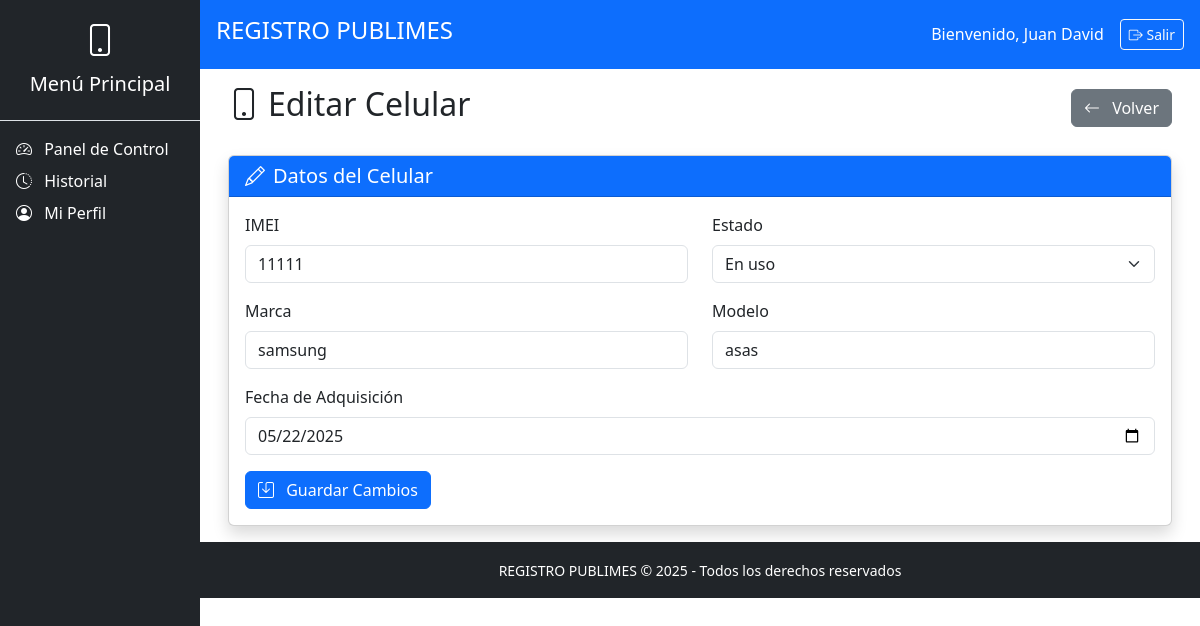
/historial/celulares/1/editar (signed in), run on the app's committed database.
### modelo.py (models this page shows)
class Usuario(db.Model):
    __tablename__ = 'usuario'
    idUsuario = db.Column(db.Integer, primary_key=True)
    nombre = db.Column(db.String(100), nullable=False)
    username = db.Column(db.String(50), unique=True, nullable=False)
    password = db.Column(db.String(255), nullable=False)
    activo = db.Column(db.Boolean, default=True)
    fecha_creacion = db.Column(db.DateTime, default=datetime.utcnow)
    roles = db.relationship('UsuarioRol', back_populates='usuario')
    clientes_asignados = db.relationship('Cliente', back_populates='operador_publimes')
    envios_realizados = db.relationship('EnvioCampania', back_populates='usuario')
    transferencias_supervisor = db.relationship('TransferenciaTelefono', foreign_keys='TransferenciaTelefono.idSupervisorHistorial', back_populates='supervisor_historial')
    transferencias_origen = db.relationship('TransferenciaTelefono', foreign_keys='TransferenciaTelefono.idOperadorPublimes', back_populates='operador_publimes')

class Celular(db.Model):
    __tablename__ = 'celular'
    idCelular = db.Column(db.Integer, primary_key=True)
    imei = db.Column(db.String(20), unique=True, nullable=False)
    marca = db.Column(db.String(50))
    modelo = db.Column(db.String(50))
    fecha_adquisicion = db.Column(db.Date)
    estado = db.Column(db.String(20), default='DISPONIBLE')
    chips = db.relationship('CelularChip', back_populates='celular')
    transferencias = db.relationship('TransferenciaTelefono', back_populates='celular')

### logica/historial.py (the view, shortened to what this page needs)
    @requiere_login
    @requiere_rol('Administrador General', 'Supervisor Historial')
    def editar_celular(self, id):
        celular = Celular.query.get_or_404(id)
        return render_template('historial/editar_celular.html', celular=celular)

### app.py (called while the page is built)
@app.context_processor
def inject_current_year():
    return {'current_year': datetime.now().year}

### decoradores.py (called while the page is built)
def requiere_login(f):
    @wraps(f)
    def decorador(*args, **kwargs):
        if 'id_usuario' not in session:
            flash('Debe iniciar sesión para acceder a esta página', 'danger')
            return redirect(url_for('login.iniciar_sesion'))
        return f(*args, **kwargs)
    return decorador

def requiere_rol(*roles_permitidos):
    def decorador(f):
        @wraps(f)
        def wrapper(*args, **kwargs):
            if 'id_usuario' not in session:
                flash('Autenticación requerida', 'warning')
                return redirect(url_for('login.iniciar_sesion'))
            usuario_actual = Usuario.query.get(session['id_usuario'])
            roles_usuario = {ur.rol.nombreRol for ur in usuario_actual.roles}
            if not roles_usuario.intersection(roles_permitidos):
                flash('No tiene permisos suficientes para esta acción', 'danger')
                return redirect(url_for('login.panel_control'))
            return f(*args, **kwargs)
        return wrapper
    return decorador

### templates/historial/editar_celular.html (shortened to what this page needs)
{% extends "base/base.html" %}
{% block content %}
<div class="container-fluid">
    <div class="d-flex justify-content-between align-items-center mb-4">
        <h2><i class="bi bi-phone me-2"></i>Editar Celular</h2>
        <a href="{{ url_for('control_celulares') }}" class="btn btn-secondary">
            <i class="bi bi-arrow-left me-2"></i> Volver
        </a>
    </div>
    <div class="card shadow">
        <div class="card-header bg-primary text-white">
            <h5 class="mb-0"><i class="bi bi-pencil me-2"></i>Datos del Celular</h5>
        </div>
        <div class="card-body">
            <form method="POST">
                <div class="row mb-3">
                    <div class="col-md-6">
                        <label for="imei" class="form-label">IMEI</label>
                        <input type="text" class="form-control" id="imei" name="imei" value="{{ celular.imei }}" required>
                    </div>
                    <div class="col-md-6">
                        <label for="estado" class="form-label">Estado</label>
                        <select class="form-select" id="estado" name="estado" required>
                            <option value="EN USO" {% if celular.estado == 'EN USO' %}selected{% endif %}>En uso</option>
                        </select>
                    </div>
                </div>
                <div class="row mb-3">
                    <div class="col-md-6">
                        <label for="marca" class="form-label">Marca</label>
                        <input type="text" class="form-control" id="marca" name="marca" value="{{ celular.marca }}" required>
                    </div>
                    <div class="col-md-6">
                        <label for="modelo" class="form-label">Modelo</label>
                        <input type="text" class="form-control" id="modelo" name="modelo" value="{{ celular.modelo }}" required>
                    </div>
                </div>
                <div class="mb-3">
                    <label for="fecha_adquisicion" class="form-label">Fecha de Adquisición</label>
                    <input type="date" class="form-control" id="fecha_adquisicion" name="fecha_adquisicion"
                           value="{{ celular.fecha_adquisicion.strftime('%Y-%m-%d') if celular.fecha_adquisicion else '' }}">
                </div>
                <button type="submit" class="btn btn-primary">
                    <i class="bi bi-save me-2"></i> Guardar Cambios
                </button>
            </form>
        </div>
    </div>
</div>
{% endblock %}

### templates/base/header.html
<header class="bg-primary text-white p-3 d-flex justify-content-between align-items-center">
    <h4>REGISTRO PUBLIMES</h4>
    <div class="d-flex align-items-center">
        <span class="me-3">Bienvenido, {{ session.nombre }}</span>
        <a href="{{ url_for('login.logout') }}" class="btn btn-sm btn-outline-light">
            <i class="bi bi-box-arrow-right"></i> Salir
        </a>
    </div>
</header>

### data on the page
Usuario: nombre "Juan David"
Celular: imei "11111", estado "En uso", marca "samsung", modelo "asas", fecha_adquisicion "05/22/2025"
